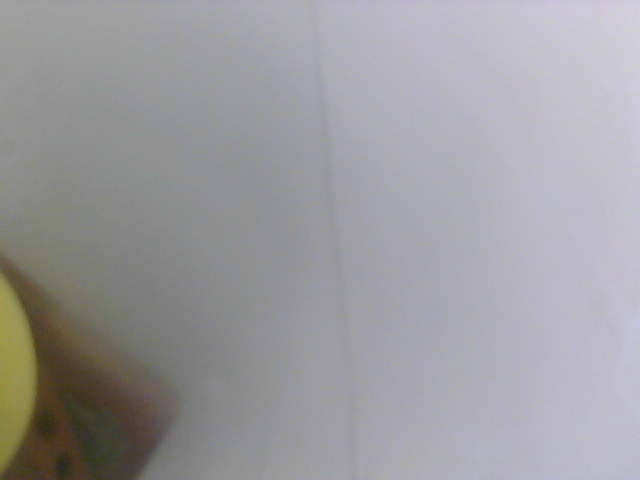
#> input picture 参考资料/4/一个队顶俩队-速度和图像识别快但不稳定/树莓派代码/Debug&Config/capture_ball/2.jpg, 640 x 480 px, given in place of 00.jpg, which was not available
$ python caffe_recognize_texts.py   (older library calls are emulated)
#> lines starting #> are read from the running program, lines starting #| are printed output that depends on the picture; after the words box and inside, x2 and y2 are one past the last pixel; in counts of white or black regions, pixels touching at a corner belong together; pictures that were not available may be replaced by others from this repository, and a replacement may not be noted
#> further down, frame is the input picture: shape (480, 640, 3); mean B, G, R 159.8, 156.3, 157.4
#!/usr/bin/python3
#coding=utf-8
import caffe
import cv2
import numpy as np
import math

##change (11,11) to (21,21)
##2019/7/8 16:11
#适配树莓派
##2019/7/8 14:27
#更改预处理方式
##2019/7/7 19:31
#加入4个排序
##2019/7/7 17:07
#限制输出为4个
def detect_alpha(frame00):

    #ok,frame=cap1.read()
    #if not ok :
    #    return alphabet_class
#cut
    #path = "./"     #根目录
    #img = cv2.imread(path+"temp/1.jpg")
    # img = frame
    # #img = cv2.imread(path+"test_pic/012.png")
    # if img is None:
    #     return alphabet_class
    # cv2.imshow("image", img)
    # cv2.waitKey(10)


    # gray = cv2.cvtColor(img, cv2.COLOR_BGR2GRAY)

    # blurred = cv2.GaussianBlur(gray, (3, 3), 0)

    # #gradX = cv2.Sobel(blurred, ddepth=cv2.CV_32F, dx=1, dy=0)
    # #gradY = cv2.Sobel(blurred, ddepth=cv2.CV_32F, dx=0, dy=1)
    # #gradient = cv2.subtract(gradX, gradY)
    # #gradient = cv2.convertScaleAbs(gradient)

    # #cv2.imshow("sobel_img", gradient)
    # #cv2.waitKey(10)


    # thresh = cv2.adaptiveThreshold(gray, 255, cv2.ADAPTIVE_THRESH_MEAN_C, cv2.THRESH_BINARY_INV,5,10)

    # kernel = cv2.getStructuringElement(cv2.MORPH_ELLIPSE, (3, 3))
    # #closed = cv2.morphologyEx(thresh, cv2.MORPH_CLOSE, kernel)
    # closed = cv2.dilate(thresh,kernel)


    # cv2.imshow("closed_img", closed)
    # cv2.waitKey(10)
    # #cv2.waitKey(0)

    # h = cv2.findContours(closed, cv2.RETR_EXTERNAL, cv2.CHAIN_APPROX_NONE)
    # contours = h[1]
    # num = len(contours)
    # #judge alpha exist or not
    # if num==0:
    #     return alphabet_class
    # if len(contours[0])<50:
    #     return alphabet_class


    # imgfin = img.copy()

    # for i in range(0, num):
    #     cnt = contours[i]
    #     x,y,w,h = cv2.boundingRect(cnt)
    #     #print(cnt)
    #     #box = np.int0(cv2.boxPoints(rect))
    #     #print(box)
    #     #draw_img = cv2.drawContours(imgfin, [box], -1, (0, 0, 255), 2)
    #     cv2.rectangle(imgfin,(x,y),(x+w,y+h),(0, 0, 255), 2)
    #     #Xs = [ii[0] for ii in box]
    #     #Ys = [ii[1] for ii in box]
    #     #x1 = min(Xs)
    #     #x2 = max(Xs)
    #     #y1 = min(Ys)
    #     #y2 = max(Ys)
    #     #hight = y2 - y1
    #     #width = x2 - x1
    #     crop_img = img[y:y+h,x:x+w]

    #     pi = cv2.resize(crop_img,(16,16))
    #     cv2.imwrite(path + 'detect_results/' + str(num-i) + '.png', pi)


    # cv2.imshow("draw_img", imgfin)
    # cv2.waitKey(10)
    # #cv2.waitKey(0)


    # #cv2.destroyAllWindows()
    alphabet_class=0x00000000
    # [70 lines of commented-out code are left out]
    frame0=np.rot90(frame00)
    frame=np.rot90(frame0)
    sp = frame.shape
#> sp = (480, 640, 3)
    cv2.imwrite('./0001.jpg', frame)
    cv2.waitKey(10)
    H = sp[0]
#> H = 480
    W = sp[1]
#> W = 640

    gray = cv2.cvtColor(frame, cv2.COLOR_BGR2GRAY)

    ret,thresh1 = cv2.threshold(gray,90,255,cv2.THRESH_BINARY_INV)#change 60to90
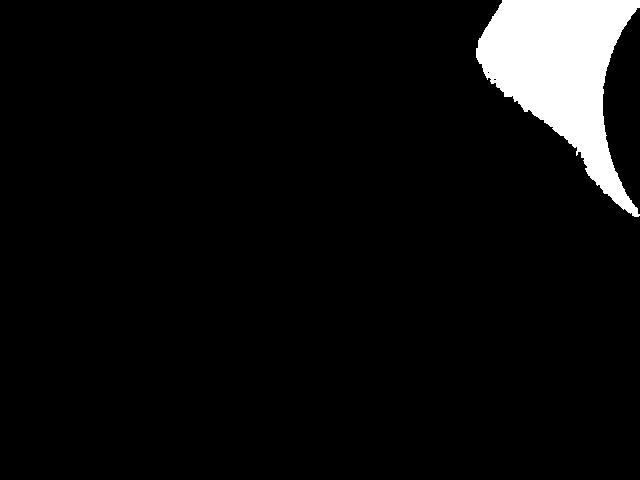
#> thresh1: shape (480, 640); 5.6% white; 1 white region, box (x1, y1, x2, y2) and area: (476, 0, 640, 217) 17281
    # cv2.imshow("thresh", thresh1)
    # cv2.waitKey(0)
    thresh2 = cv2.adaptiveThreshold(gray, 255, cv2.ADAPTIVE_THRESH_MEAN_C, cv2.THRESH_BINARY_INV,25,10)
#> thresh2: shape (480, 640); 0.51% white; 15 white regions (11 under 20 px), largest, box (x1, y1, x2, y2) and area: (595, 48, 638, 217) 1330, (609, 12, 629, 48) 138, (629, 1, 636, 12) 33, (574, 13, 581, 20) 25
    # cv2.imshow("thresh", thresh2)
    # cv2.waitKey(0)
    thresh = cv2.bitwise_and(thresh1,thresh2)
#> thresh: shape (480, 640); 0.5% white; 14 white regions (10 under 20 px)
    #cv2.imshow("thresh", thresh)
    #cv2.waitKey(0)


    _, contours0, hierarchy0 = cv2.findContours(thresh, cv2.RETR_TREE, cv2.CHAIN_APPROX_NONE)
#> contours0 = 17 contours, 15 with area under 20; largest, box (x1, y1, x2, y2) and area: (595, 48, 638, 217) 1116, (609, 12, 629, 48) 94
    #c_max = []
    for i in range(len(contours0)):
        cnt = contours0[i]
        area = cv2.contourArea(cnt)
        if (area < 300):
            c_min = []
            c_min.append(cnt)
            cv2.drawContours(thresh, c_min, -1, (0, 0, 0), cv2.FILLED)
#> this loop made 17 passes
#> area on passes 3, 15: 1116, 94.5
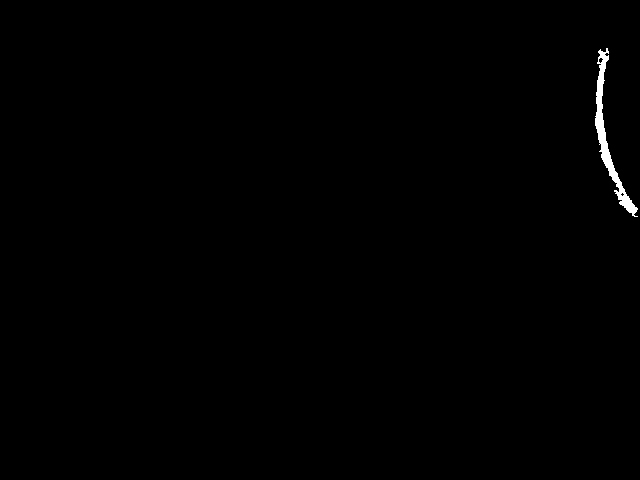
#> thresh: shape (480, 640); 0.42% white; 1 white region, box (x1, y1, x2, y2) and area: (595, 48, 638, 217) 1283
    # cv2.imshow("drawblack", thresh)
    # cv2.waitKey(0)

    kernel0 = cv2.getStructuringElement(cv2.MORPH_RECT,(100,5))
    closed = cv2.morphologyEx(thresh, cv2.MORPH_CLOSE, kernel0)
#> closed: shape (480, 640); 1.9% white; 1 white region
    #cv2.imshow("close", closed)
    #cv2.waitKey(0)

    _, contours1, hierarchy1 = cv2.findContours(closed,cv2.RETR_TREE,cv2.CHAIN_APPROX_NONE)
#> contours1 = 1 contour; box (x1, y1, x2, y2) and area: (596, 48, 640, 217) 5739
    if len(contours1) == 0:
        return alphabet_class
    cnt=contours1[0]
#> cnt = contour of 390 points, box (x1, y1, x2, y2) (596, 48, 640, 217), area 5739
    temp=cnt.shape[0]
#> temp = 390

    for i in range(len(contours1)):
        if contours1[i].shape[0]>temp:
            temp = contours1[i].shape[0]
            cnt = contours1[i]
#> this loop made 1 pass
#> after the loop, temp = 390
    if temp<300:                             #change 500to300
        return alphabet_class


    black0=np.zeros((H,W),dtype=np.uint8)
    black = cv2.copyMakeBorder(black0,160,160,80,80, cv2.BORDER_CONSTANT,value=[0,0,0])
#> black: shape (800, 800); every value is 0
#> black0: shape (480, 640); every value is 0
    rect = cv2.minAreaRect(cnt)
#> rect = ((617.5, 132), (168, 43), -90)
    box = cv2.boxPoints(rect)
#> box = [[639, 216], [596, 216], [596, 48], [639, 48]]
    box = np.int0(box)
    box = box + np.matrix('80,160;80,160;80,160;80,160')
#> box = [[719, 376], [676, 376], [676, 208], [719, 208]]
    cv2.drawContours(black,[box],0,(255,255,255),-1)
#> black: shape (800, 800); 1.2% white; 1 white region, box (x1, y1, x2, y2) and area: (676, 208, 720, 377) 7436
    # cv2.imshow("black",black)
    # cv2.waitKey(0)

    kernel1 = cv2.getStructuringElement(cv2.MORPH_RECT,(40,20))
#> kernel1: shape (20, 40); every value is 1
    dilated = cv2.dilate(black,kernel1)
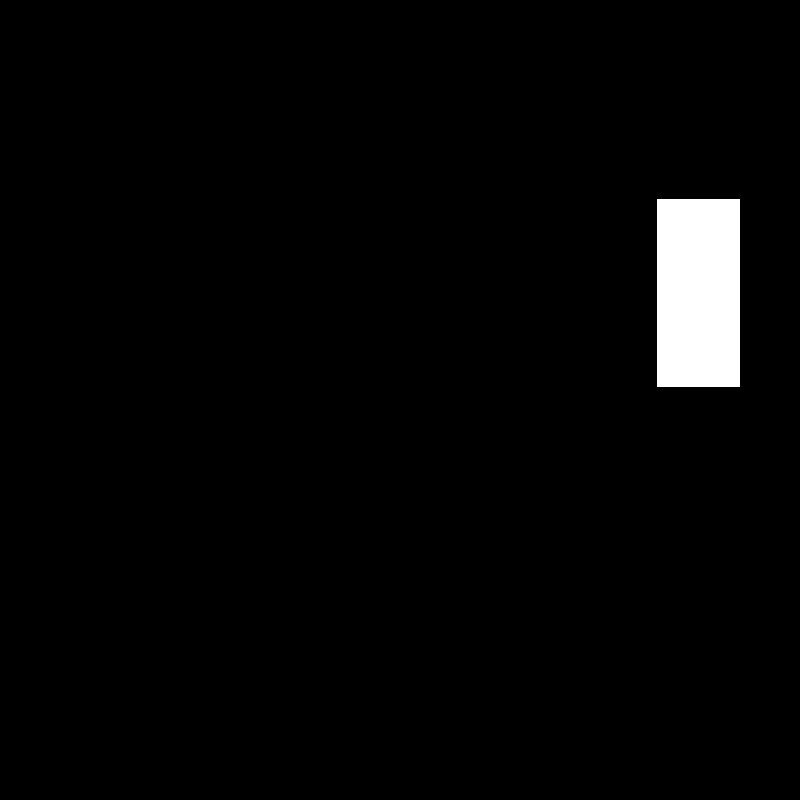
#> dilated: shape (800, 800); 2.4% white; 1 white region
    #cv2.imshow("dilate",dilated)
    #cv2.waitKey(0)

    angle = rect[2]
#> angle = -90
    # [5 lines of commented-out code are left out]
    frame = cv2.copyMakeBorder(frame,160,160,80,80, cv2.BORDER_REPLICATE)
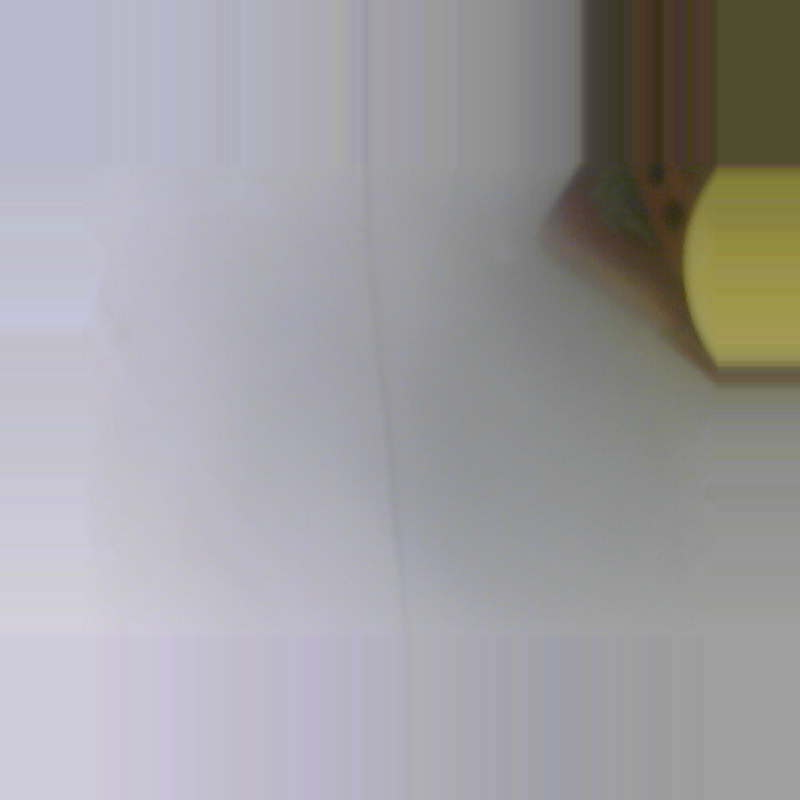
#> frame: shape (800, 800, 3); mean B, G, R 161.3, 158.4, 160
    center = (400, 400) #1
    M = cv2.getRotationMatrix2D(center, angle+90, 1.0) #12  change angle to angle+90
#> M = [[1, 0, 0], [0, 1, 0]]
    rotated = cv2.warpAffine(dilated, M, (800, 800)) #13
    rotated2 = cv2.warpAffine(frame, M, (800, 800)) #13
    #cv2.imwrite("./display/02.jpg",rotated)
    #cv2.imshow("rot", rotated)
    #cv2.waitKey(0)
    _, contours2, hierarchy2 = cv2.findContours(rotated,cv2.RETR_TREE,cv2.CHAIN_APPROX_NONE)
#> contours2 = 1 contour; box (x1, y1, x2, y2) and area: (657, 199, 740, 387) 15334
    if len(contours2) == 0:
        return alphabet_class
    cnt=contours2[0]
#> cnt = contour of 538 points, box (x1, y1, x2, y2) (657, 199, 740, 387), area 15334
    x,y,w,h = cv2.boundingRect(cnt)
#> x = 657; y = 199; w = 83; h = 188
    crop_img = rotated2[y:y+h,x:x+w]
    if w<h:
        crop_img=np.rot90(crop_img,-1)
#> crop_img: shape (83, 188, 3)
    # cv2.imshow("crop",crop_img)
    # cv2.waitKey(0)

    gray = cv2.cvtColor(crop_img, cv2.COLOR_BGR2GRAY)
#> gray: shape (83, 188)
    thresh = cv2.adaptiveThreshold(gray, 255, cv2.ADAPTIVE_THRESH_MEAN_C, cv2.THRESH_BINARY_INV,31,10)
#> thresh: shape (83, 188); 14.2% white; 3 white regions (2 under 20 px), largest, box (x1, y1, x2, y2) and area: (9, 14, 188, 83) 2213
    kernel0 = cv2.getStructuringElement(cv2.MORPH_RECT,(9,9))
    thresh = cv2.morphologyEx(thresh, cv2.MORPH_CLOSE, kernel0)
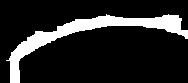
#> thresh: shape (83, 188); 14.9% white; 1 white region
    # cv2.imshow("thresh", thresh)
    # cv2.waitKey(0)

    _, contours3, hierarchy3 = cv2.findContours(thresh, cv2.RETR_TREE, cv2.CHAIN_APPROX_NONE)
#> contours3 = 1 contour; box (x1, y1, x2, y2) and area: (6, 14, 188, 83) 2106
    #c_max = []
    c_min = []
    for i in range(len(contours3)):
        cnt = contours3[i]
        area = cv2.contourArea(cnt)
        #print(area)
        if (area < 500):           #change 1000 to 100
            c_min.append(cnt)
#> this loop made 1 pass
#> area on pass 1: 2106.5
#> after the loop, c_min = []
    cv2.drawContours(thresh, c_min, -1, (0, 0, 0), cv2.FILLED)

    # [6 lines of commented-out code are left out]

    _, contours4, hierarchy4 = cv2.findContours(thresh, cv2.RETR_EXTERNAL, cv2.CHAIN_APPROX_NONE)
#> contours4 has the same summary as contours3

    num = len(contours4)
#> num = 1
    #print(num)
    ##排序
    cnt_sorted=[]
    for i in range(num):
        cnt = contours4[i]
        x, y, w, h = cv2.boundingRect(cnt)
        #print(x)
        cnt_sorted.append([cnt, x])
#> this loop made 1 pass
#> (x, y, w, h) on pass 1: (6, 14, 182, 69)
#> after the loop, cnt_sorted = 1 item
    cnt_sorted.sort(key=lambda elem: elem[-1])
    for i in range(num):
        temp = cnt_sorted[i]
        #print(temp.pop())
        cnt_sorted[i] = temp[0]
#> after the loop, cnt_sorted has the same summary as contours3

    for i in range(num):
        cnt = cnt_sorted[i]
        x, y, w, h = cv2.boundingRect(cnt)
        #cv2.rectangle(imgfin, (x, y), (x + w, ycaffe + h), (0, 0, 255), 2)
        crop0 = thresh[y:y + h, x:x + w]
        #print(int((1.5*math.sqrt(h*h+w*w)-w)/2), int((1.5*math.sqrt(h*h+w*w)-w)/2), int((1.5*math.sqrt(h*h+w*w)-h)/2), int((1.5*math.sqrt(h*h+w*w)-h)/2))
        crop = cv2.copyMakeBorder(crop0, int((1.2*math.sqrt(h*h+w*w)-h)/2), int((1.2*math.sqrt(h*h+w*w)-h)/2), int((1.2*math.sqrt(h*h+w*w)-w)/2), int((1.2*math.sqrt(h*h+w*w)-w)/2), cv2.BORDER_CONSTANT,value=[0,0,0])
        pi0 = cv2.GaussianBlur(cv2.bitwise_not(crop),(27,27),0)#change 33 to 27
        pi = cv2.resize(pi0, (64, 64))
        cv2.imwrite('/home/pi/Desktop/detect_results/' + str(num-i) + '.png', pi)
#> this loop made 1 pass
#> pass 1, in detect_alpha, `crop0 = thresh[y:y + h, x:x + w]`:
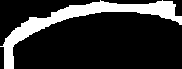
#> crop0: shape (69, 182); 18.6% white; 1 white region, box (x1, y1, x2, y2) and area: (0, 0, 182, 69) 2332
#> pass 1, in detect_alpha, `pi = cv2.resize(pi0, (64, 64))`:
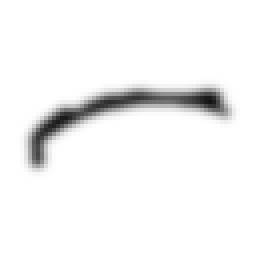
#> pi: shape (64, 64) (shown 4 times larger); min 20, max 255, mean 244


    #detect
    path = "/home/pi/Desktop/"     #根目录
    model = 'trained_model_64'
    deploy= path + model + '/deploy.prototxt'    #deploy文件
    caffe_model= path + model + '/lenet_iter_2070.caffemodel'   #训练好的 caffemodel
    #img ='test_pics/abc.png'    #随机找的一张待测图片
    labels_filename = path + model + '/labels.txt'  #类别名称文件，将数字标签转换回类别名称

#> (the run stopped early here; a loop or call above may not have finished)
